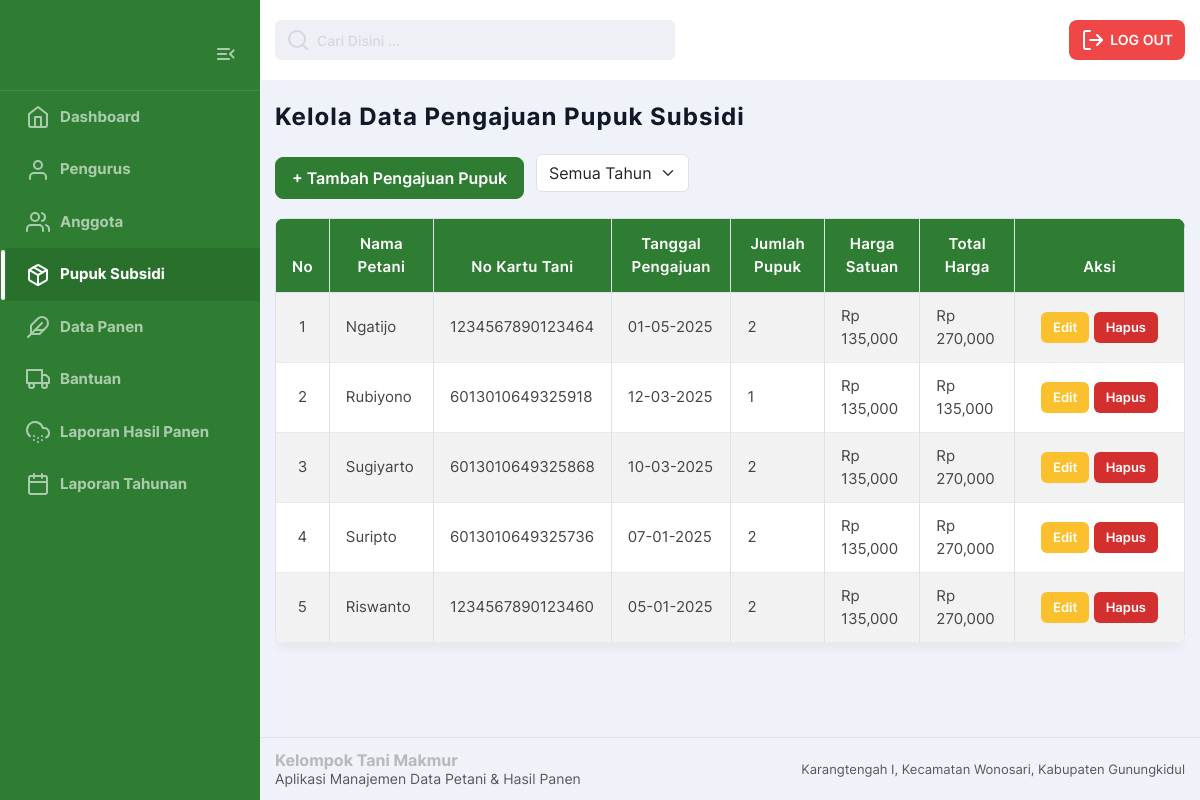
The page /kelola_pupuk.php on the database as committed earlier.
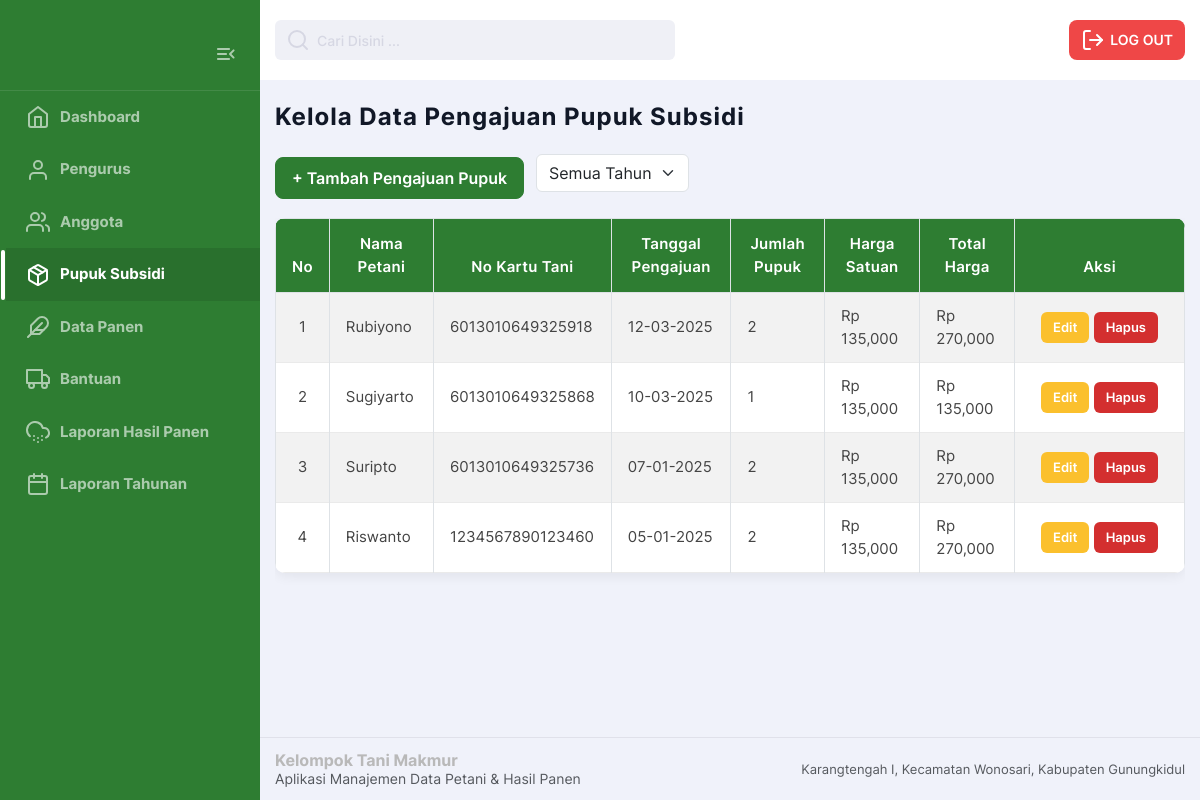
The same page on the database as committed later.
### tables this page shows
CREATE TABLE `pupuk_subsidi` (
  `id_pupuk` int(11) NOT NULL,
  `id_pengguna` int(11) NOT NULL,
  `tanggal_pengajuan` date NOT NULL,
  `jumlah_pupuk` int(11) NOT NULL,
  `jenis_pupuk` varchar(25) NOT NULL,
  `harga_satuan` int(11) NOT NULL,
  `total_harga` int(11) GENERATED ALWAYS AS (`jumlah_pupuk` * `harga_satuan`) STORED
);

CREATE TABLE `pengguna` (
  `id_pengguna` int(11) NOT NULL,
  `nama_pengguna` varchar(50) NOT NULL,
  `nik_pengguna` char(16) NOT NULL,
  `no_kartutani` char(16) DEFAULT NULL,
  `jabatan` enum('Anggota','Ketua','Wakil Ketua','Sekretaris','Bendahara') NOT NULL
);

### kelola_pupuk.php (the view, shortened to what this page needs)
<?php
include 'koneksi.php';
include 'header_pengurus.php';
?>
<main class="main">
<div class="container">
<h2 class="main-title">Kelola Data Pengajuan Pupuk Subsidi</h2>
<div class="filter-action filter-responsive mb-3">
    <button class="btn btn-primary btn-add"
            data-bs-toggle="modal"
            data-bs-target="#modalTambah">
        + Tambah Pengajuan Pupuk
    </button>
    <form method="GET" id="formpupuk" class="filter-form">
        <div class="filter-item">
            <select name="tahun"
                    class="form-select"
                    onchange="this.form.submit()">
                <option value="">Semua Tahun</option>
            </select>
        </div>
    </form>
</div>
<div class="table-wrapper">
<table class="table table-bordered table-striped">
<thead class="table-hijau">
<tr>
    <th>No</th>
    <th>Nama Petani</th>
    <th>No Kartu Tani</th>
    <th>Tanggal Pengajuan</th>
    <th>Jumlah Pupuk</th>
    <th>Harga Satuan</th>
    <th>Total Harga</th>
    <th width="170px">Aksi</th>
</tr>
</thead>
<tbody>
<?php
$no = 1;
$where = " WHERE 1=1 ";
$query = "
    SELECT
        ps.id_pupuk,
        u.nama_pengguna,
        u.no_kartutani,
        ps.tanggal_pengajuan,
        ps.jumlah_pupuk,
        ps.harga_satuan,
        ps.total_harga
    FROM pupuk_subsidi ps
    JOIN pengguna u ON ps.id_pengguna = u.id_pengguna
    $where
    ORDER BY ps.tanggal_pengajuan DESC
";
$result = mysqli_query($koneksi, $query);
if (mysqli_num_rows($result) == 0) {
    echo "<tr>
            <td colspan='8' class='text-center'>
                Data pupuk subsidi belum tersedia
            </td>
          </tr>";
} else {
while ($row = mysqli_fetch_assoc($result)) {
?>
<tr>
    <td><?= $no++; ?></td>
    <td><?= htmlspecialchars($row['nama_pengguna']); ?></td>
    <td><?= htmlspecialchars($row['no_kartutani']); ?></td>
    <td><?= date('d-m-Y', strtotime($row['tanggal_pengajuan'])); ?></td>
    <td><?= $row['jumlah_pupuk']; ?></td>
    <td>Rp <?= number_format($row['harga_satuan']); ?></td>
    <td>Rp <?= number_format($row['total_harga']); ?></td>
    <td>
        <button class="btn btn-warning btn-sm"
            data-bs-toggle="modal"
            data-bs-target="#modalEdit<?= $row['id_pupuk']; ?>">
            Edit
        </button>
        <a href="?hapus=<?= $row['id_pupuk']; ?>"
           onclick="return confirm('Hapus data pupuk?')"
           class="btn btn-danger btn-sm">
           Hapus
        </a>
    </td>
</tr>
<?php } } ?>
</tbody>
</table>
</div>
</div>
</main>
<?php include 'footer.php'; ?>

### header_pengurus.php (shortened to what this page needs)
<?php
$currentPage = basename($_SERVER['PHP_SELF']);
?>
<!DOCTYPE html>
<html lang="en">
<head>
    <link href="https://cdn.jsdelivr.net/npm/bootstrap@5.3.3/dist/css/bootstrap.min.css"
      rel="stylesheet"
>
      <link rel="stylesheet" href="./css/style.css">
      <link rel="stylesheet" href="https://cdn.jsdelivr.net/npm/bootstrap-icons@1.11.1/font/bootstrap-icons.css">
</head>
<body>
    <div class="page-flex">
        <aside class="sidebar">
            <div class="sidebar-start">
                <div class="sidebar-head">
                    <button class="sidebar-toggle transparent-btn" title="Menu" type="button">
                        <span class="icon menu-toggle" aria-hidden="true"></span>
                    </button>
                </div>
                <div class="sidebar-body">
                    <ul class="sidebar-body-menu">
                        <li class="new_menu">
                            <a class="show-cat-btn <?php echo ($currentPage == 'index_pengurus.php') ? 'active' : ''; ?>" href="index_pengurus.php" >
                                <span class="menu-content">
                                    <i data-feather="home"></i>
                                    <span class="menu-text">Dashboard</span>
                                </span>
                            </a>
                        </li>
                        <li>
                            <a class="show-cat-btn <?php echo ($currentPage == 'kelola_pengurus.php') ? 'active' : ''; ?>" href="kelola_pengurus.php" >
                                <span class="menu-content">
                                    <i data-feather="user" aria-hidden="true"></i>
                                    <span class="menu-text">Pengurus</span>
                                </span>
                                </a>
                        </li>
                        <li>
                            <a class="show-cat-btn <?php echo ($currentPage == 'kelola_anggota.php') ? 'active' : ''; ?>" href="kelola_anggota.php" >
                                <span class="menu-content">
                                    <i data-feather="users" aria-hidden="true"></i>
                                    <span class="menu-text">Anggota</span>
                                </span>
                            </a>
                        </li>
                        <li>
                             <a class="show-cat-btn <?php echo ($currentPage == 'kelola_pupuk.php') ? 'active' : ''; ?>" href="kelola_pupuk.php" >
                                <span class="menu-content">
                                    <i data-feather="package" aria-hidden="true"></i>
                                    <span class="menu-text">Pupuk Subsidi</span>
                                </span>
                            </a>
                        </li>
                        <li>
                            <a class="show-cat-btn <?php echo ($currentPage == 'kelola_panen.php') ? 'active' : ''; ?>" href="kelola_panen.php" >
                                <span class="menu-content">
                                    <i data-feather="feather" aria-hidden="true"></i>
                                    <span class="menu-text">Data Panen</span>
                                </span>
                            </a>
                        </li>
                        <li>
                            <a class="show-cat-btn <?php echo ($currentPage == 'kelola_bantuan.php') ? 'active' : ''; ?>" href="kelola_bantuan.php" >
                                <span class="menu-content">
                                    <i data-feather="truck" aria-hidden="true"></i>
                                    <span class="menu-text">Bantuan</span>
                                </span>
                            </a>
                        </li>
                        <li>
                            <a class="show-cat-btn <?php echo ($currentPage == 'kelola_laporan_panen.php') ? 'active' : ''; ?>" href="kelola_laporan_panen.php" >
                                <span class="menu-content">
                                    <i data-feather="cloud-snow" aria-hidden="true"></i>
                                    <span class="menu-text">Laporan Hasil Panen</span>
                                </span>
                            </a>
                        </li>
                        <li>
                            <a class="show-cat-btn <?php echo ($currentPage == 'kelola_laporan.php') ? 'active' : ''; ?>" href="kelola_laporan.php" >
                                <span class="menu-content">
                                    <i data-feather="calendar" aria-hidden="true"></i>
                                    <span class="menu-text">Laporan Tahunan</span>
                                </span>
                            </a>
                        </li>
                    </ul>
                </div>
            </div>
        </aside>
        <div class="main-wrapper">
            <nav class="main-nav--bg">
                <div class="container main-nav">
                    <div class="main-nav-start">
                        <form action="<?php echo $currentPage; ?>" method="GET" class="search-form">
                            <div class="search-wrapper">
                                <i data-feather="search" aria-hidden="true"></i>
                                <input type="text"
                                    name="search"
                                    id="search"
                                    placeholder="Cari Disini ..."
                                    value="<?= isset($_GET['search']) ? htmlspecialchars($_GET['search']) : '' ?>"
                                    oninput="autoResetSearch()">
                            </div>
                        </form>
                    </div>
                    <div class="main-nav-end">
                         <a class="nav-logout-btn btn-danger-icon" href="logout.php"> <i data-feather="log-out" aria-hidden="true"></i> <span>LOG OUT</span> </a>
                    </div>
                </div>
            </nav>

### footer.php (shortened to what this page needs)
    <footer class="footer mt-4">
        <div class="container-fluid d-flex justify-content-between align-items-center">
            <div class="footer-info">
                <h6 class="mb-1 fw-bold">Kelompok Tani Makmur</h6>
                <p class="mb-0 text-muted" style="font-size: 14px;">
                    Aplikasi Manajemen Data Petani & Hasil Panen
                </p>
            </div>
            <div class="footer-right text-end">
                <p class="mb-0 text-muted" style="font-size: 13px;">
                    Karangtengah I, Kecamatan Wonosari, Kabupaten Gunungkidul
                </p>
            </div>
        </div>
    </footer>
        </div>
    </div>
</body>
</html>

Rows that differ between the two databases and show on the page:
removed pupuk_subsidi: id_pengguna.nama_pengguna "Ngatijo", id_pengguna.no_kartutani "1234567890123464", tanggal_pengajuan "01-05-2025", jumlah_pupuk "2", harga_satuan "135,000", total_harga "270,000"
changed pupuk_subsidi "Rubiyono": jumlah_pupuk "1" → "2"; total_harga "135,000" → "270,000"
changed pupuk_subsidi "Sugiyarto": jumlah_pupuk "2" → "1"; total_harga "270,000" → "135,000"
